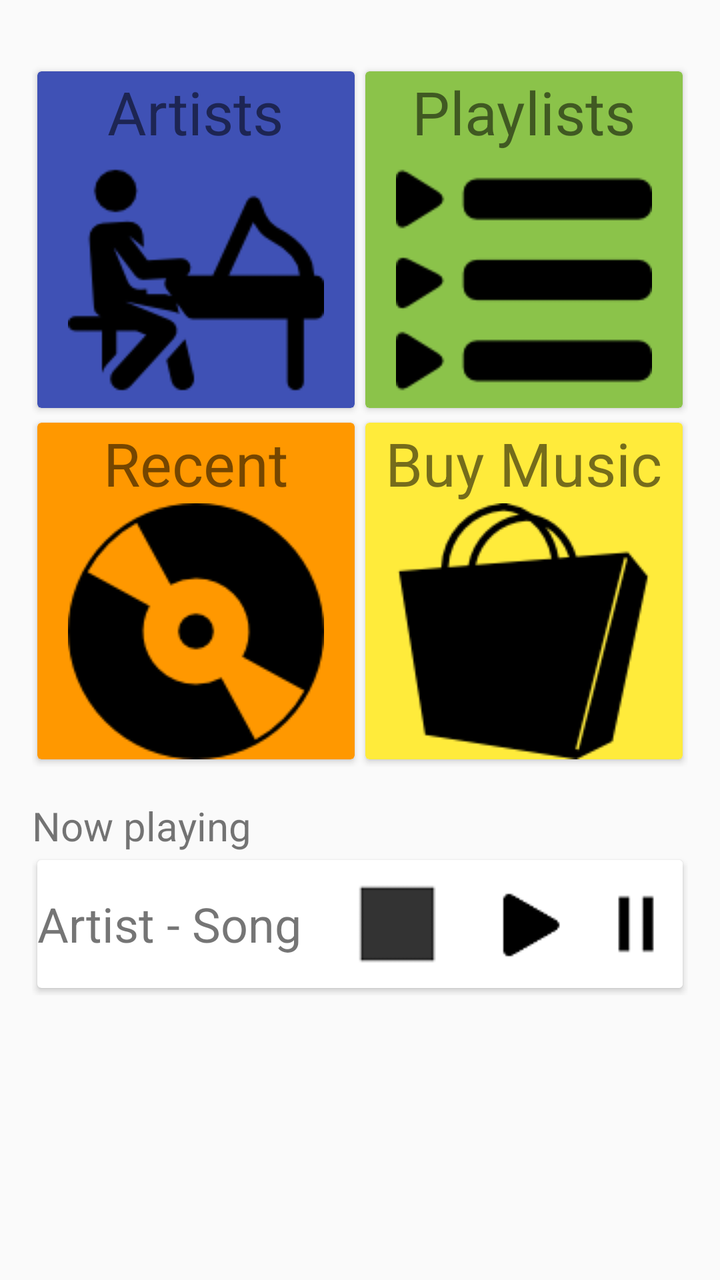
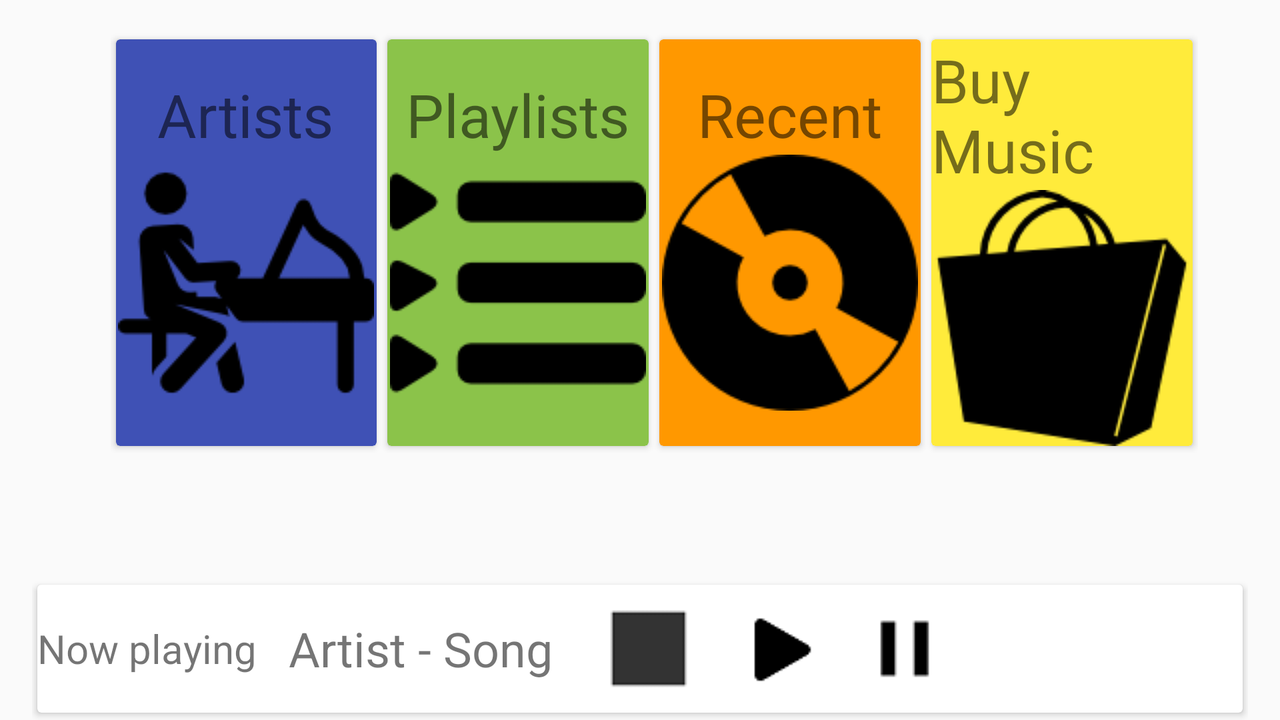

Compare how this app lays out the same screen by default and in its alternative resource folder. The renders come first, then the two layout files and the values they reference.
<!-- AndroidManifest.xml: application theme AppTheme -->
<!-- res/layout/activity_main.xml -->
<?xml version="1.0" encoding="utf-8"?>
<ScrollView xmlns:android="http://schemas.android.com/apk/res/android"
    xmlns:app="http://schemas.android.com/apk/res-auto"
    xmlns:tools="http://schemas.android.com/tools"
    android:layout_width="match_parent"
    android:layout_height="match_parent"
    android:layout_marginLeft="@dimen/activity_horizontal_margin"
    android:layout_marginRight="@dimen/activity_horizontal_margin"
    android:layout_marginTop="@dimen/activity_vertical_margin"
    tools:context="com.example.android.musicalapp.MainActivity">
<RelativeLayout
    android:layout_width="match_parent"
    android:layout_height="fill_parent">
    <LinearLayout
        android:id="@+id/categoryLayout"
        android:layout_width="match_parent"
        android:layout_height="wrap_content"
        android:orientation="vertical"
        android:layout_alignParentTop="true"
        android:layout_marginBottom="@dimen/activity_vertical_margin">

        <LinearLayout
            style="@style/CategoryLayoutStyle"
            android:layout_marginTop="@dimen/activity_vertical_margin">

            <android.support.v7.widget.CardView
                android:id="@+id/artistsCard"
                style="@style/Card"
                android:backgroundTint="@color/artistsCategoryColor"
                app:cardUseCompatPadding="true">

                <LinearLayout style="@style/CategoryInsideLayoutStyle">

                    <TextView
                        style="@style/CategoryTextView"
                        android:text="@string/artists" />

                    <ImageView
                        style="@style/CategoryImageView"
                        android:background="@drawable/piano" />
                </LinearLayout>
            </android.support.v7.widget.CardView>

            <android.support.v7.widget.CardView
                android:id="@+id/playlistsCard"
                style="@style/Card"
                android:backgroundTint="@color/playlistsCategoryColor"
                app:cardUseCompatPadding="true">

                <LinearLayout style="@style/CategoryInsideLayoutStyle">

                    <TextView
                        style="@style/CategoryTextView"
                        android:text="@string/playlists" />

                    <ImageView
                        style="@style/CategoryImageView"
                        android:background="@drawable/playlists" />
                </LinearLayout>
            </android.support.v7.widget.CardView>

        </LinearLayout>

        <LinearLayout style="@style/CategoryLayoutStyle">

            <android.support.v7.widget.CardView
                android:id="@+id/recentCard"
                style="@style/Card"
                android:backgroundTint="@color/recentCategoryColor"
                app:cardUseCompatPadding="true">

                <LinearLayout style="@style/CategoryInsideLayoutStyle">

                    <TextView
                        style="@style/CategoryTextView"
                        android:text="@string/recents" />

                    <ImageView
                        style="@style/CategoryImageView"
                        android:background="@drawable/compactdisc" />
                </LinearLayout>
            </android.support.v7.widget.CardView>

            <android.support.v7.widget.CardView
                android:id="@+id/buyMusicCard"
                style="@style/Card"
                android:backgroundTint="@color/buyMusicCategoryColor"
                app:cardUseCompatPadding="true">

                <LinearLayout style="@style/CategoryInsideLayoutStyle">

                    <TextView
                        style="@style/CategoryTextView"
                        android:text="@string/buy_music" />

                    <ImageView
                        android:id="@+id/imageView"
                        style="@style/CategoryImageView"
                        android:background="@drawable/shoppingbag" />
                </LinearLayout>
            </android.support.v7.widget.CardView>

        </LinearLayout>
    </LinearLayout>

    <LinearLayout
        android:layout_width="match_parent"
        android:layout_height="wrap_content"
        android:layout_below="@+id/categoryLayout"
        android:layout_alignParentBottom="true"
        android:layout_alignParentLeft="true"
        android:layout_alignParentStart="true"
        android:orientation="vertical">

        <TextView
            android:layout_width="wrap_content"
            android:layout_height="match_parent"
            android:text="@string/now_playing"
            android:textSize="@dimen/now_playing_height" />

        <android.support.v7.widget.CardView
            android:id="@+id/nowplayingCard"
            android:layout_width="match_parent"
            android:layout_height="wrap_content"
            app:cardUseCompatPadding="true">

            <LinearLayout
                android:layout_width="match_parent"
                android:layout_height="wrap_content">

                <TextView
                    android:layout_width="wrap_content"
                    android:layout_height="match_parent"
                    android:layout_marginRight="@dimen/activity_horizontal_margin"
                    android:gravity="center_vertical"
                    android:text="@string/actual_song"
                    android:textSize="@dimen/current_item_height" />

                <ImageButton
                    android:layout_width="wrap_content"
                    android:layout_height="wrap_content"
                    android:background="@drawable/stop" />

                <ImageButton
                    android:layout_width="wrap_content"
                    android:layout_height="wrap_content"
                    android:background="@drawable/play" />

                <ImageButton
                    android:layout_width="wrap_content"
                    android:layout_height="wrap_content"
                    android:background="@drawable/pause" />
            </LinearLayout>
        </android.support.v7.widget.CardView>
    </LinearLayout>
</RelativeLayout>
</ScrollView>
<!-- resources referenced by this layout -->
<resources>
  <color name="artistsCategoryColor">#3F51B5</color>
  <color name="buyMusicCategoryColor">#FFEB3B</color>
  <color name="playlistsCategoryColor">#8BC34A</color>
  <color name="recentCategoryColor">#FF9800</color>
  <dimen name="activity_horizontal_margin">16dp</dimen>
  <dimen name="activity_vertical_margin">16dp</dimen>
  <dimen name="current_item_height">24sp</dimen>
  <dimen name="now_playing_height">20dp</dimen>
  <!-- drawable compactdisc: png bitmap (drawable, 2659 bytes) -->
  <!-- drawable pause: png bitmap (drawable, 412 bytes) -->
  <!-- drawable piano: png bitmap (drawable, 2785 bytes) -->
  <!-- drawable play: png bitmap (drawable, 669 bytes) -->
  <!-- drawable playlists: png bitmap (drawable, 1399 bytes) -->
  <!-- drawable shoppingbag: png bitmap (drawable, 2625 bytes) -->
  <!-- drawable stop: png bitmap (drawable, 335 bytes) -->
  <string name="actual_song">Artist - Song</string>
  <string name="artists">Artists</string>
  <string name="buy_music">Buy Music</string>
  <string name="now_playing">Now playing</string>
  <string name="playlists">Playlists</string>
  <string name="recents">Recent</string>
  <style name="Card">
          <item name="android:layout_width">0dp</item>
          <item name="android:layout_weight">1</item>
          <item name="android:layout_height">match_parent</item>
          <item name="android:layout_gravity">center_vertical</item>
      </style>
  <style name="CategoryImageView">
          <item name="android:layout_width">wrap_content</item>
          <item name="android:layout_height">wrap_content</item>
          <item name="android:layout_gravity">center</item>
      </style>
  <style name="CategoryInsideLayoutStyle">
          <item name="android:layout_width">wrap_content</item>
          <item name="android:layout_height">wrap_content</item>
          <item name="android:layout_gravity">center</item>
          <item name="android:orientation">vertical</item>
      </style>
  <style name="CategoryLayoutStyle">
          <item name="android:layout_width">match_parent</item>
          <item name="android:layout_height">wrap_content</item>
          <item name="android:gravity">center_horizontal</item>
          <item name="android:orientation">horizontal</item>
      </style>
  <style name="CategoryTextView">
          <item name="android:layout_width">wrap_content</item>
          <item name="android:layout_height">wrap_content</item>
          <item name="android:layout_gravity">center</item>
          <item name="android:textSize">@dimen/list_item_height</item>
      </style>
  <style name="AppTheme" parent="Theme.AppCompat.Light.DarkActionBar">
          
          <item name="colorPrimary">@color/colorPrimary</item>
          <item name="colorPrimaryDark">@color/colorPrimaryDark</item>
          <item name="colorAccent">@color/colorAccent</item>
      </style>
  <dimen name="list_item_height">30sp</dimen>
  <color name="colorPrimary">#F06292</color>
  <color name="colorPrimaryDark">#303F9F</color>
  <color name="colorAccent">#FF4081</color>
</resources>
<!-- res/layout-land/activity_main.xml (the repository's variant of the layout above) -->
<!-- drawn on the phone turned sideways -->
<?xml version="1.0" encoding="utf-8"?>
<RelativeLayout xmlns:android="http://schemas.android.com/apk/res/android"
    xmlns:app="http://schemas.android.com/apk/res-auto"
    xmlns:tools="http://schemas.android.com/tools"
    android:layout_width="match_parent"
    android:layout_height="match_parent"
    android:layout_marginLeft="@dimen/activity_horizontal_margin"
    android:layout_marginRight="@dimen/activity_horizontal_margin"
    tools:context="com.example.android.musicalapp.MainActivity">

    <LinearLayout
        android:id="@+id/categoryLayout"
        android:layout_width="wrap_content"
        android:layout_height="match_parent"
        android:orientation="horizontal"
        android:layout_alignParentBottom="true"
        android:layout_alignParentRight="true"
        android:layout_alignParentEnd="true"
        android:layout_marginRight="25dp"
        android:layout_marginEnd="25dp"
        android:layout_marginBottom="11dp">

        <LinearLayout
            style="@style/CategoryLayoutStyle"
            android:layout_marginTop="@dimen/activity_vertical_margin">

            <android.support.v7.widget.CardView
                android:id="@+id/artistsCard"
                style="@style/Card"
                android:backgroundTint="@color/artistsCategoryColor"
                app:cardUseCompatPadding="true">

                <LinearLayout style="@style/CategoryInsideLayoutStyle">

                    <TextView
                        style="@style/CategoryTextView"
                        android:text="@string/artists" />

                    <ImageView
                        style="@style/CategoryImageView"

                        android:background="@drawable/piano" />
                </LinearLayout>
            </android.support.v7.widget.CardView>

            <android.support.v7.widget.CardView
                android:id="@+id/playlistsCard"
                style="@style/Card"
                android:backgroundTint="@color/playlistsCategoryColor"
                app:cardUseCompatPadding="true">

                <LinearLayout style="@style/CategoryInsideLayoutStyle">

                    <TextView
                        style="@style/CategoryTextView"
                        android:text="@string/playlists" />

                    <ImageView
                        style="@style/CategoryImageView"
                        android:background="@drawable/playlists" />
                </LinearLayout>
            </android.support.v7.widget.CardView>

            <android.support.v7.widget.CardView
                android:id="@+id/recentCard"
                style="@style/Card"
                android:backgroundTint="@color/recentCategoryColor"
                app:cardUseCompatPadding="true">

                <LinearLayout style="@style/CategoryInsideLayoutStyle">

                    <TextView
                        style="@style/CategoryTextView"
                        android:text="@string/recents" />

                    <ImageView
                        style="@style/CategoryImageView"
                        android:background="@drawable/compactdisc" />
                </LinearLayout>
            </android.support.v7.widget.CardView>

            <android.support.v7.widget.CardView
                android:id="@+id/buyMusicCard"
                style="@style/Card"
                android:backgroundTint="@color/buyMusicCategoryColor"
                app:cardUseCompatPadding="true">

                <LinearLayout style="@style/CategoryInsideLayoutStyle">

                    <TextView
                        style="@style/CategoryTextView"
                        android:text="@string/buy_music" />

                    <ImageView
                        style="@style/CategoryImageView"
                        android:background="@drawable/shoppingbag" />
                </LinearLayout>
            </android.support.v7.widget.CardView>

        </LinearLayout>
    </LinearLayout>

    <LinearLayout
        android:layout_width="match_parent"
        android:layout_height="wrap_content"
        android:layout_alignParentBottom="true"
        android:layout_alignParentLeft="true"
        android:layout_alignParentStart="true"
        android:orientation="vertical">

        <android.support.v7.widget.CardView
            android:id="@+id/nowplayingCard"
            android:layout_width="match_parent"
            android:layout_height="wrap_content"
            app:cardUseCompatPadding="true">

            <LinearLayout
                android:layout_width="match_parent"
                android:layout_height="wrap_content">

                <TextView
                    android:layout_width="wrap_content"
                    android:layout_height="match_parent"
                    android:text="@string/now_playing"
                    android:gravity="center_vertical"
                    android:layout_marginRight="@dimen/activity_horizontal_margin"
                    android:textSize="@dimen/now_playing_height" />
                <TextView
                    android:layout_width="wrap_content"
                    android:layout_height="match_parent"
                    android:layout_marginRight="@dimen/activity_horizontal_margin"
                    android:gravity="center_vertical"
                    android:text="@string/actual_song"
                    android:textSize="@dimen/current_item_height" />

                <ImageButton
                    android:layout_width="wrap_content"
                    android:layout_height="wrap_content"
                    android:background="@drawable/stop" />

                <ImageButton
                    android:layout_width="wrap_content"
                    android:layout_height="wrap_content"
                    android:background="@drawable/play" />

                <ImageButton
                    android:layout_width="wrap_content"
                    android:layout_height="wrap_content"
                    android:background="@drawable/pause" />
            </LinearLayout>
        </android.support.v7.widget.CardView>
    </LinearLayout>
</RelativeLayout>
